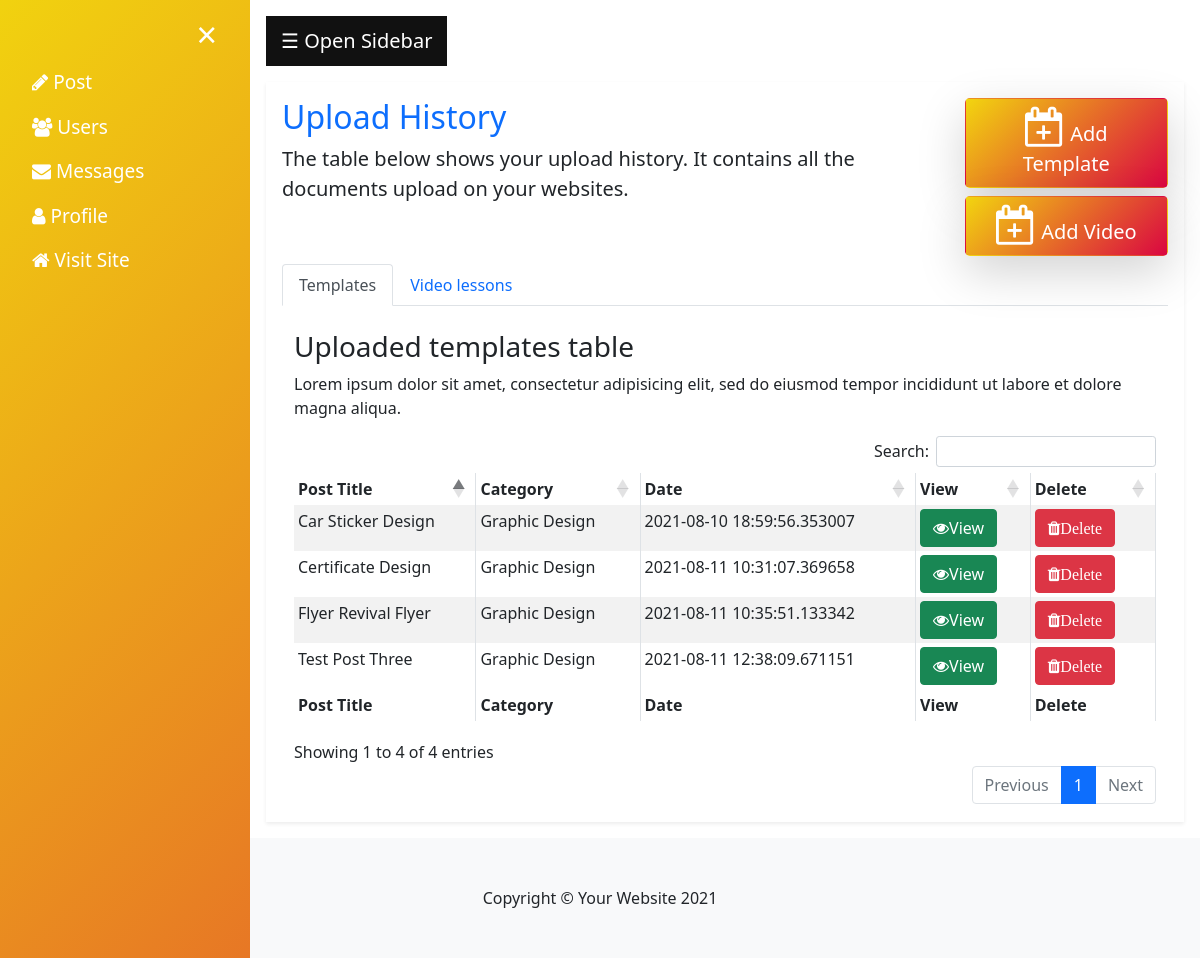
/dashboard.php (signed in), run on the app's committed database.
### tables this page shows
CREATE TABLE `post` (
  `id` int(225) NOT NULL,
  `title` varchar(225) NOT NULL,
  `coverImg` varchar(100) NOT NULL,
  `zipfile` varchar(100) NOT NULL,
  `category` varchar(100) NOT NULL,
  `description` longtext NOT NULL,
  `postDate` timestamp(6) NOT NULL DEFAULT current_timestamp(6) ON UPDATE current_timestamp(6)
);

### inc/connect.php (called while the page is built, shortened)
<?php
Class Dbh {
	public function connection(){
		$this->servername = "localhost";
		$this->username = "root";
		$this->password = "";
		$this->myDb = "samsong";
		try {
			    $dsn = "mysql:host=".$this->servername.";dbname=".$this->myDb;
			    $pdo =  new PDO($dsn, $this->username, $this->password);
			    $pdo->setAttribute(PDO::ATTR_ERRMODE, PDO::ERRMODE_EXCEPTION);
			    return $pdo;
			    }
			catch(PDOException $e)
			    {
			    echo "Connection failed: " . $e->getMessage();
			    }
	}
}

### inc/model.php (called while the page is built, shortened)
<?php
include 'connect.php';
Class Query extends Dbh {
	public function select_post_in_admin_table(){
		$sql = $this->connection()->query("SELECT * FROM post ORDER BY id DESC ");
		return $sql;
	}
}

### inc/uploads_and_videos_tables.php (the view, shortened to what this page needs)
<?php
  include_once("model.php");
?>
<ul class="nav nav-tabs" role="tablist">
    <li class="nav-item">
      <a class="nav-link active" data-toggle="tab" href="#home">Templates</a>
    </li>
    <li class="nav-item">
      <a class="nav-link" data-toggle="tab" href="#menu1">Video lessons</a>
    </li>
  </ul>
  <div class="tab-content">
    <div id="home" class="container tab-pane active"><br>
      <h3>Uploaded templates table</h3>
      <p>Lorem ipsum dolor sit amet, consectetur adipisicing elit, sed do eiusmod tempor incididunt ut labore et dolore magna aliqua.</p>
      <div class="table-responsive " >
      <table id="example" class="table table-striped  table-bordered table-sm" >
        <thead class="mt-4" >
          <tr>
            <th>Post Title</th>
            <th>Category</th>
            <th>Date</th>
            <th>View</th>
            <th>Delete</th>
          </tr>
        </thead>
      <tbody>
        <?php
        $data = new Query();
        $posts = $data->select_post_in_admin_table();
        while ($rows = $posts->fetch()) {
          ?>
          <tr>
            <td><?php echo $rows['title']; ?></td>
            <td><?php echo $rows['category']; ?></td>
            <td><?php echo $rows['postDate']; ?></td>
            <td><a class="btn btn-success" href="download.php?postid=<?php echo $rows['id'] ?>&table=post"><i class="fa  text-white fa-eye" aria-hidden="true"></i>View</a></td>
            <td><a  class="btn btn-danger" href="deletor.php?id=<?php echo $rows['id'] ?>&table=post"> <i class="fa  fa-trash text-white " aria-hidden="true">Delete</i></a></td>
          </tr>
          <?php
        }
        ?>
        <tfoot>
          <tr>
            <th>Post Title</th>
            <th>Category</th>
            <th>Date</th>
            <th>View</th>
            <th>Delete</th>
          </tr>
        </tfoot>
      </tbody>
    </table>
  </div>
    </div>
  </div>
</div>

### inc/admin_header.php (shortened to what this page needs)
<!DOCTYPE html>
<html lang="en">
    <head>
  <link href="css/styles.css" rel="stylesheet" />
  <link rel="stylesheet" type="text/css" href="https://stackpath.bootstrapcdn.com/font-awesome/4.7.0/css/font-awesome.min.css">
  <link rel="stylesheet" type="text/css" href="https://cdn.datatables.net/1.10.24/css/dataTables.bootstrap4.min.css">
        <link href="css/styles.css" rel="stylesheet" />
        <link rel="stylesheet" type="text/css" href="css/adminCss.css">
    </head>
    <body class="">

### inc/admin_navbar.php
<div id="mySidebar" class="sidebar" style="background:linear-gradient(135deg, #f1d20f 0%,#e77725 100%);">
  <a href="javascript:void(0)" class="closebtn" onclick="closeNav()">×</a>
  <a href="dashboard.php"><i class="fa   fa-pencil" aria-hidden="true"></i> Post</a>
  <a href="users.php"> <i class="fa   fa-users" aria-hidden="true"></i> Users</a>
  <a href="messages.php"><i class="fa   fa-envelope" aria-hidden="true"></i> Messages</a>
  <a href="#" data-toggle="modal" data-target="#profile"><i class="fa   fa-user" aria-hidden="true"></i> Profile</a>
  <a href="index.php"><i class="fa   fa-home" aria-hidden="true"></i> Visit Site</a>
</div>

### dashboard.php (shortened to what this page needs)
<?php
include('inc/admin_header.php');
include('inc/admin_navbar.php');
include('inc/model.php');
?>
<div id="main">
	<button class="openbtn" onclick="openNav()">☰ Open Sidebar</button>
	<div class="container shadow-sm p-3 mt-3" style="width: 100%;">
		<div class="row">
			<div class="col-md-9">
				<h2 class="text-primary"></i>Upload History</h2>
				<p class="lead">The table below shows your upload history. It contains all the documents upload on your websites.</p>
			</div>
			<div class="col-md-3">
				<button class="btn text-white mb-2 shadow-lg btn-lg" class="nav-link"  data-toggle="modal" data-target="#exampleModal"  style="width: 100%; background:linear-gradient(135deg, #f2d50f 0%,#da0641 100%);"><i class="fa fa-2x fa-calendar-plus-o" aria-hidden="true"></i> Add Template</button>
				<button class="btn text-white mb-2 shadow-lg btn-lg" class="nav-link" data-toggle="modal" data-target="#add_video"  style="width: 100%; background:linear-gradient(135deg, #f2d50f 0%,#da0641 100%);"><i class="fa fa-2x fa-calendar-plus-o" aria-hidden="true"></i> Add Video</button>
			</div>
		</div>
		<?php
include('inc/uploads_and_videos_tables.php');
		?>
</div>
<?php
include('inc/admin_footer.php');

### inc/admin_footer.php (shortened to what this page needs)
    <footer class="py-5 bg-light">
    	<div class="container"><p class="m-0 text-center ">Copyright &copy; Your Website 2021</p></div>
    </footer>
</body>
</html>

### css/adminCss.css (style rules this page uses)
.sidebar { height: 100%; width: 0; position: fixed; z-index: 1; top: 0; left: 0; overflow-x: hidden; transition: 0.5s; padding-top: 60px; }
.sidebar a { padding: 8px 8px 8px 32px; text-decoration: none; font-size: 19px; color: #fff; display: block; transition: 0.3s; }
.sidebar .closebtn { position: absolute; top: 0; right: 25px; font-size: 36px; margin-left: 50px; }
.openbtn { font-size: 20px; cursor: pointer; background-color: #111; color: white; padding: 10px 15px; border: none; }
#main { transition: margin-left .5s; padding: 16px; }

### data on the page
post: title "Test Post Three", category "Graphic Design", postDate "2021-08-11 12:38:09.671151"
post: title "Flyer Revival Flyer", category "Graphic Design", postDate "2021-08-11 10:35:51.133342"
post: title "Certificate Design", category "Graphic Design", postDate "2021-08-11 10:31:07.369658"
post: title "Car Sticker Design", category "Graphic Design", postDate "2021-08-10 18:59:56.353007"
